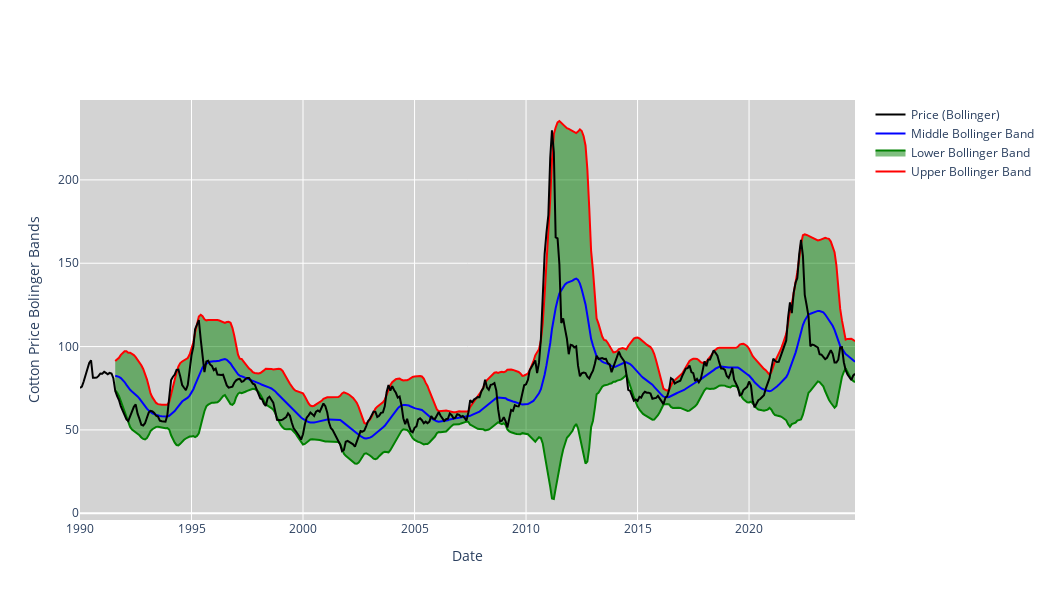

Here is the notebook cell this chart was saved with:
### Markdown cell above
# 📊 Bollinger Bands (BB)

## What Are Bollinger Bands?
- Volatility indicator with:
  - **Upper Band (UB)**: Middle Band + 2 standard deviations.
  - **Lower Band (LB)**: Middle Band - 2 standard deviations.
  - **Middle Band (MB)**: 20-period Moving Average.
- **Wider Bands** = High Volatility, **Narrower Bands** = Low Volatility.

---

## 📈 How to Use Bollinger Bands

### 🟥 **When Price Touches Upper Band**:
- **Interpretation**: Overbought (possible reversal).
- **Action**:
  - Consider selling or taking profits.
  - Confirm with RSI (>70 = overbought).

### 🟩 **When Price Touches Lower Band**:
- **Interpretation**: Oversold (possible rebound).
- **Action**:
  - Consider buying.
  - Confirm with RSI (<30 = oversold).

### Code cell
#Prepare and calculate BB
data['SD'] = data['Cotton Price'].rolling(window=20).std()
data['UB'] = data['M20'] + 2 * data['SD']
data['LB'] = data['M20'] - 2 * data['SD']

fig = go.Figure()
fig.add_trace(go.Scatter(x=data.index, y=data['UB'], mode='lines', name='Upper Bollinger Band', visible=True, line=dict(color='red')))
fig.add_trace(go.Scatter(x=data.index, y=data['LB'], fill='tonexty', mode='lines', name='Lower Bollinger Band', visible=True, line=dict(color='green')))
fig.add_trace(go.Scatter(x=data.index, y=data['M20'], mode='lines', name='Middle Bollinger Band', visible=True, line=dict(color='blue')))
fig.add_trace(go.Scatter(x=data.index, y=data['Cotton Price'], mode='lines', name='Price (Bollinger)', visible=True, line=dict(color='black')))
fig.update_layout(
    xaxis_rangeslider_visible=False,
    yaxis_title='Cotton Price Bolinger Bands',
    xaxis_title='Date',
    plot_bgcolor='lightgrey',
    width=1050,
    height=600
)
fig.show()

### Figure 1 — Plotly figure (JSON) as saved in the notebook; plotly's stock layout.template omitted (floating-point values rounded to 4 significant figures; data arrays with more than 128 entries replaced by an {"elided": "..."} marker saying what was removed)
{"data": [{"line": {"color": "red"}, "mode": "lines", "name": "Upper Bollinger Band", "type": "scatter", "visible": true, "x": {"elided": "418 str values"}, "y": {"elided": "418 float values"}}, {"fill": "tonexty", "line": {"color": "green"}, "mode": "lines", "name": "Lower Bollinger Band", "type": "scatter", "visible": true, "x": {"elided": "418 str values"}, "y": {"elided": "418 float values"}}, {"line": {"color": "blue"}, "mode": "lines", "name": "Middle Bollinger Band", "type": "scatter", "visible": true, "x": {"elided": "418 str values"}, "y": {"elided": "418 float values"}}, {"line": {"color": "black"}, "mode": "lines", "name": "Price (Bollinger)", "type": "scatter", "visible": true, "x": {"elided": "418 str values"}, "y": {"elided": "418 float values"}}], "layout": {"height": 600, "plot_bgcolor": "lightgrey", "width": 1050, "xaxis": {"rangeslider": {"visible": false}, "title": {"text": "Date"}}, "yaxis": {"title": {"text": "Cotton Price Bolinger Bands"}}}}
